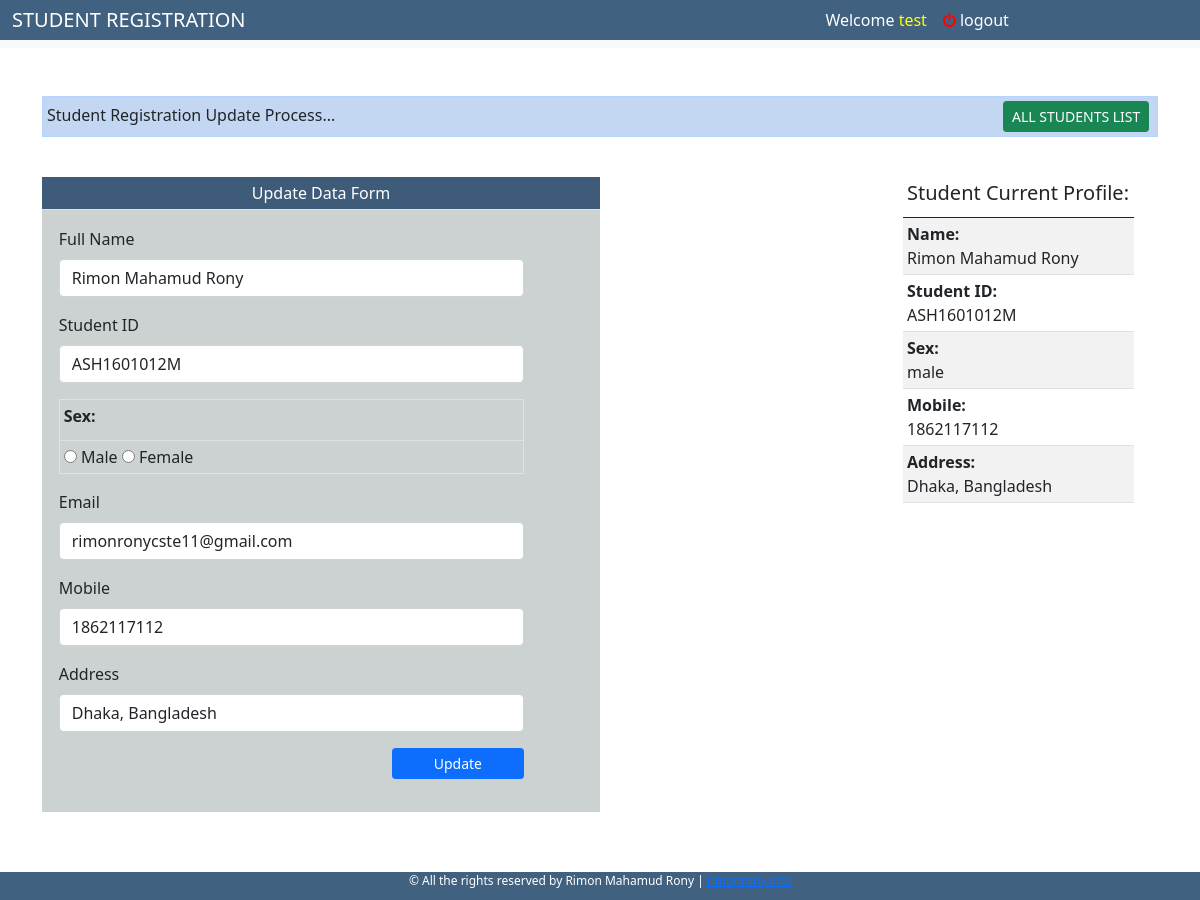
Page /edit.php?id=9 (signed in) on the committed database.
### tables this page shows
CREATE TABLE `students` (
  `id` int(11) NOT NULL,
  `s_name` varchar(255) NOT NULL,
  `s_id` varchar(255) NOT NULL,
  `s_sex` varchar(255) NOT NULL,
  `s_email` varchar(255) NOT NULL,
  `s_phone` int(15) NOT NULL,
  `address` varchar(255) NOT NULL
);

### edit.php (the view, shortened to what this page needs)
<?php
$id = @$_GET['id'];
?>
 <?php include ('db.php'); ?>
<?php include ('head.php'); ?>
<br>
<div id="head" class="container">
<br>
    <table class="table table-striped table-sm alert alert-primary">
        <tr>
            <td>
            Student Registration Update Process...
            <button type="button" class="btn btn-sm btn-success" style="margin-left:60%;"><a href="list.php" style="text-decoration: none;" ><span style="color:white;">ALL STUDENTS LIST </span></a></button>
            </td>
        </tr>
    </table>
<div><br></div>
<div id="login" class="conatiner col-sm-6" style="float:left;">
        <div class="conatiner-fluid" style="background-color: #CCD1D1;">
            <table class="table table-striped table-sm">
                <tr style="color:white;">
                    <td align="center" style="background-color:#416180;">
                        Update Data Form
                    </td>
                </tr>
            </table>
            <form class="col-sm-10" action="edit.php" method="post" style="margin: 3%;">
<?php
        $sql2="SELECT *FROM `students` WHERE `students`.`id` = $id;";
        $result2 = mysqli_query($conn, $sql2);
        $row= mysqli_fetch_array($result2);
?>
            <div class="mb-3">
                <label for="exampleInputEmail1" class="form-label">Full Name</label>
                <input type="text" class="form-control" name="s_name" value="<?php echo $row['s_name']; ?>">
              </div>
              <div class="mb-3">
                <label for="exampleInputPassword1" class="form-label">Student ID</label>
                <input type="text" class="form-control" name="s_id" value="<?php echo $row['s_id']; ?>">
              </div>
                <div class="mb-3">
                    <table class="table table-sm table-bordered">
                        <thead>
                            <tr>
                                <td>
                                <label for="exampleInputEmail1" class="form-label"><strong>Sex:</strong></label>
                                </td>
                            </tr>
                        </thead>
                        <tr>
                            <td>
                              <input  type="radio" name="s_sex"  value="male">
                              <label class="form-check-label" for="flexRadioDefault1">
                                Male
                              </label>
                              <input  type="radio" name="s_sex" value="female">
                              <label class="form-check-label" for="flexRadioDefault2">
                                Female
                              </label>
                            </td>
                        </tr>
                    </table>
                </div>
              <div class="mb-3">
                <label for="exampleInputEmail1" class="form-label">Email</label>
                <input type="email" class="form-control" name="s_email" value="<?php echo $row['s_email']; ?>">
              </div>
              <div class="mb-3">
                <label for="exampleInputPassword1" class="form-label">Mobile</label>
                <input type="text" class="form-control" name="s_phone" value="<?php echo $row['s_phone']; ?>">
              </div>
              <div class="mb-3">
                <label for="exampleInputPassword1" class="form-label">Address</label>
                <input type="text" class="form-control" name="s_add" value="<?php echo $row['address']; ?>">
              </div>
              <div class="mb-3">
                <button type="submit" class="btn btn-primary btn-sm" name="update" style="float:right;">&nbsp;&nbsp;&nbsp;&nbsp;&nbsp;&nbsp;&nbsp;&nbsp;&nbsp;Update&nbsp;&nbsp;&nbsp;&nbsp;&nbsp;&nbsp;&nbsp;&nbsp;&nbsp;</button>
            </div>
            <div class="mb-3">
            </div>
            <br>
            </form>
        </div>
        <br>
        <br>
        <br>
    </div>
                    <div id="studentProfile" class="col-sm-3" style="float: right;">
                        <div id="border" class="container">
                            <div class="container">
                                <table class="table table-striped table-sm table-hover">
                                    <thead>
                                        <tr>
                                            <th><h5>Student Current Profile: </h5></th>
                                        </tr>
                                    </thead>
                                    <tbody>
                                        <tr>
                                            <td><strong>Name:</strong><br>
                                                <?php echo ''.$row['s_name'];?>
                                            </td>
                                        </tr>
                                        <tr>
                                            <td><strong>Student ID:</strong><br>
                                                <?php echo ''.$row['s_id'];?></td>
                                        </tr>
                                        <tr>
                                            <td><strong>Sex:</strong><br>
                                                <?php echo ''.$row['s_sex'];?></td>
                                        </tr>
                                        <tr>
                                            <td><strong>Mobile:</strong><br>
                                                <?php echo ''.$row['s_phone'];?></td>
                                        </tr>
                                        <tr>
                                            <td><strong>Address:</strong><br>
                                                <?php echo ''.$row['address'];?></td>
                                        </tr>
                                    </tbody>
                                </table>
                            </div>
                        </div>
                        <div>
                            <br><br>
                        </div>
                    </div>
</div>
<?php include('footer.php'); ?>

### rows in the picture
students: s_name "Rimon Mahamud Rony", s_id "ASH1601012M", s_email "rimonronycste11@gmail.com", s_phone "1862117112", s_add "Dhaka, Bangladesh", s "ASH1601012M", s_sex "male", address "Dhaka, Bangladesh"

### other values in the picture
$message "Welcome"
$username "test"
$log "logout"
